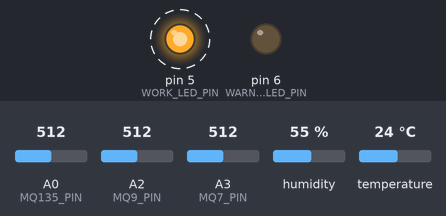
The sketch below on a simulated Arduino Uno, built with avr-gcc and run on an emulated ATmega328P. Shown: output pins drawn as LEDs (lit = HIGH). Dashed ring = blinking. The test bench sets the inputs (shaded band); at power-on: A0 (MQ135_PIN) = 512, A2 (MQ9_PIN) = 512, A3 (MQ7_PIN) = 512, humidity 55 %, temperature 24 °C. What the sketch prints to the serial monitor is not drawn.

Above: at 0.4 s.
Timing chart, 0 to 4.3 s (numbered marks = the images above):
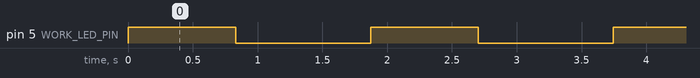

Measured:
- by itself, pin 5 (WORK_LED_PIN): alternates HIGH for 0.83 s and LOW for 1.0 s

The sketch:

micro_serial.ino
```cpp
#include <DHT_U.h>

namespace {
const auto ID = 1;

const uint8_t WORK_LED_PIN = 5;
const uint8_t WARNING_LED_PIN = 6;

const uint8_t DHT_PIN = 2;

const uint8_t MQ135_PIN = A0;
const uint8_t MQ9_PIN = A2;
const uint8_t MQ7_PIN = A3;

const DHT_Unified DTH(DHT_PIN, DHT22);

int mq135_resistance_value = 0;
int mq9_resistance_value = 0;
int mq7_resistance_value = 0;

float dht_temperature_sensor_value = 0.0;
float dht_humidity_sensor_value = 0.0;


void read_data_from_sensor()
{
  mq135_resistance_value = analogRead(MQ135_PIN);
  mq9_resistance_value = analogRead(MQ9_PIN);
  mq7_resistance_value = analogRead(MQ7_PIN);

  sensors_event_t event;

  DTH.temperature().getEvent(&event);
  dht_temperature_sensor_value = event.temperature;

  DTH.humidity().getEvent(&event);
  dht_humidity_sensor_value = event.relative_humidity;
}

void print_data_to_serial_port()
{
  Serial.print("{");
  Serial.print("\"id\": ");
  Serial.print(ID);
  Serial.print(", \"data\": {");
  Serial.print("\"temperature\": ");
  Serial.print(dht_temperature_sensor_value);
  Serial.print(", \"humidity\": ");
  Serial.print(dht_humidity_sensor_value);

  Serial.print(", \"mq135\": ");
  Serial.print(mq135_resistance_value);
  Serial.print(", \"mq9\": ");
  Serial.print(mq9_resistance_value);
  Serial.print(", \"mq7\": ");
  Serial.print(mq7_resistance_value);
  Serial.print("}}\n");
}

inline blink_warning(const uint8_t pin)
{
  for (auto i = 0; i < 100; ++i)
  {
    digitalWrite(pin, HIGH);
    delay (5);
    digitalWrite(pin, LOW);
  }
}

inline blink_normal(const uint8_t pin)
{
  auto blink = [](const uint8_t pin, const uint8_t local_delay)
  {
    digitalWrite(pin, HIGH);
    delay (local_delay);
    digitalWrite(pin, LOW);
  };

  for (uint8_t local_delay = 1; local_delay < 40; local_delay += 10)
  {
    blink(pin, 2000);
  }
}

inline void led_status(bool gas_in_norm)
{
  if (gas_in_norm)
  {
    blink_normal(WORK_LED_PIN);
  }
  else
  {
    blink_warning(WARNING_LED_PIN);
  }
}

auto gas_in_norm = true;

} // namespace

void setup() {
  Serial.begin(9600);
  DTH.begin();

  pinMode(WORK_LED_PIN, OUTPUT);
  pinMode(WARNING_LED_PIN, OUTPUT);
}

void loop() {

  led_status(gas_in_norm);

  read_data_from_sensor();

  print_data_to_serial_port();

  delay (1000);
}
```
